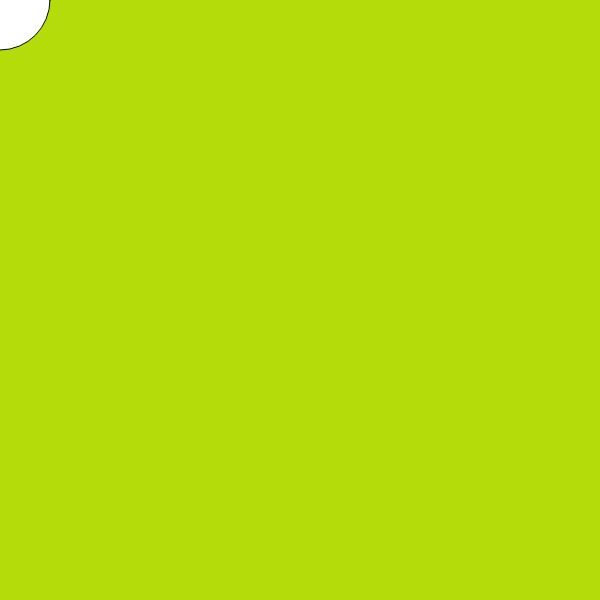
Frame 1 (no input)
Frame 60 (no input): identical to frame 1, image omitted
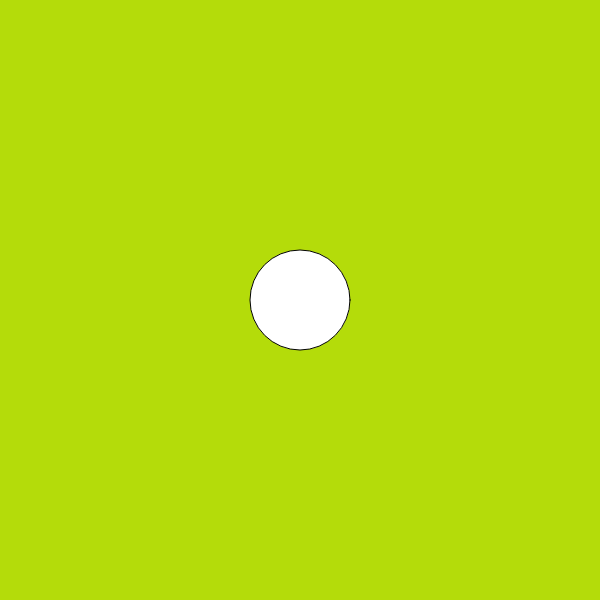
Frame 120 (the mouse pressed at the canvas centre since frame 60)

The p5.js sketch that drew these frames (run headless with seeded random() and noise() and a simulated clock; from frame 60 on, the mouse is pressed at the canvas centre):

// p5.js sketch
// ── sketch.js
function setup() {
createCanvas(600, 600);
  
}

function draw() {
    background(180, 220, 10); // background() erases the previous canvas
    ellipse(mouseX, mouseY ,  100, 100); // the ellipse center is tied to the mouse location
}
